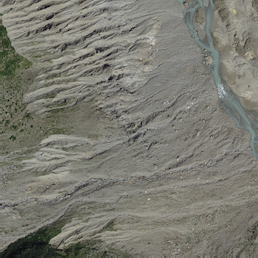
#> input picture trn-golden/imagery/1/0/1.png, 258 x 258 px
$ python -i motif_synthesis_bench.py   (imports and definitions only)
#> lines starting #> are read from the running program, lines starting #| are printed output that depends on the picture
#> further down, picture is the input picture: shape (258, 258, 3); mean B, G, R 113.2, 122.3, 122.8
#!/usr/bin/env python3
"""Isolated hierarchical motif and transition synthesis benchmarks.

This tool deliberately does not run the whole-map baker.  It tests the pieces
that must work first: persistent motif ancestry, cross-scale phase preservation,
frequency-aware ownership, continuous style retrieval, and signed-distance
transition motifs.  Results and quantitative audits are written beneath
``/tmp/fullregen/bench`` by default.
"""
from __future__ import annotations

import argparse
import json
import pickle
import sys
from dataclasses import dataclass
from pathlib import Path

import numpy as np
from PIL import Image
from scipy.special import erf
from scipy.ndimage import (distance_transform_edt, gaussian_filter, label,
                           map_coordinates)

ROOT = Path(__file__).resolve().parents[1]
sys.path.insert(0, str(ROOT / "tools"))
from diagnose_macro_structure import circular_max_correlation  # noqa: E402
from procedural_gap_demo import (  # noqa: E402
    CLASS_COLORS, CLASS_GRASS, CLASS_ROCK, CLASS_SNOW, colour_labels,
)
from terrain_synth import clean_source, discover_level5, tile_rgb  # noqa: E402

Image.MAX_IMAGE_PIXELS = None
CLASS_COUNT = 3
CLASS_NAMES = ("rock", "grass", "snow")
PATCH = 192
# A wide overlap is not free. Where one donor has a sparse feature and the other
# is flat, both sides of that feature cost the seam the same, so the min-cut
# keeps it or drops it on a coin flip - and never invents one. Two thirds of the
# canvas sat inside an overlap at STEP 128, which cost pure snow a third of its
# 1-16 px energy; a 32 px overlap still hides the cut and keeps the structure.
STEP = 160
OVERLAP = PATCH - STEP


@dataclass
class MotifExemplar:
    rgb: np.ndarray
    labels: np.ndarray
    source: tuple[int, int]
    origin: tuple[int, int]
    material_mix: np.ndarray
    descriptor: np.ndarray
    orientation: float
    coherence: float
    transition_pairs: tuple[tuple[int, int], ...]


@dataclass
class MotifPlan:
    motif_id: int
    material: int
    parent_index: int
    source: tuple[int, int]
    angle: float
    scale: float
    style: np.ndarray


@dataclass
class RenderResult:
    low: np.ndarray
    mid: np.ndarray
    high: np.ndarray
    rgb: np.ndarray
    donor_id: np.ndarray
    source_x: np.ndarray
    source_y: np.ndarray
    motif_id: np.ndarray
    band_owner: np.ndarray


def _grey(rgb: np.ndarray) -> np.ndarray:
    return rgb.astype(np.float32) @ np.array((.299, .587, .114), np.float32)


# [394 lines left out: functions _tensor_descriptor, patch_descriptor, transition_pairs, build_motif_bank, split_bands, transform_coordinates and 11 more, not called in this run]


def signed_distance(mask: np.ndarray) -> np.ndarray:
    return (distance_transform_edt(mask) - distance_transform_edt(~mask)).astype(np.float32)


# [214 lines left out: functions transition_pool, _transition_boundary, transform_transition, render_transition_texture, compose_transition, dog_energy, not called in this run]


def structure_coherence(rgb: np.ndarray, windows=(8, 16, 32, 64, 128)) -> dict[str, float]:
    grey = _grey(rgb)
    gy, gx = np.gradient(grey)
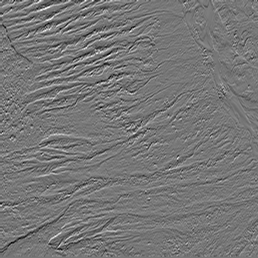
#> gy: shape (258, 258) float32; min -69.06, max 78.73, mean -0.2; drawn with min black and max white
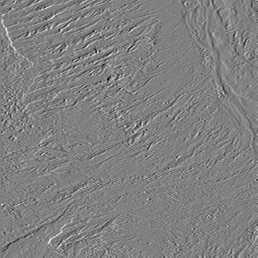
#> gx: shape (258, 258) float32; min -68.53, max 67.56, mean 0.1; drawn with min black and max white
    result = {}
    for window in windows:
        sigma = max(window / 3, 1)
        jxx = gaussian_filter(gx * gx, sigma)
        jyy = gaussian_filter(gy * gy, sigma)
        jxy = gaussian_filter(gx * gy, sigma)
        coherence = np.sqrt((jxx - jyy) ** 2 + 4 * jxy ** 2) / np.maximum(jxx + jyy, 1.0e-6)
        weight = np.sqrt(jxx + jyy)
        result[str(window)] = float(np.sum(coherence * weight) / max(float(weight.sum()), 1.0e-6))
#> this loop made 5 passes
#> pass 1, in structure_coherence, `jxx = gaussian_filter(gx * gx, sigma)`:
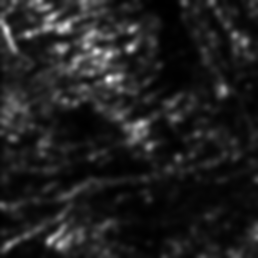
#> jxx: shape (258, 258) float32; min 3.64, max 607.2, mean 80.5; drawn with min black and max white
#> pass 1, in structure_coherence, `jyy = gaussian_filter(gy * gy, sigma)`:
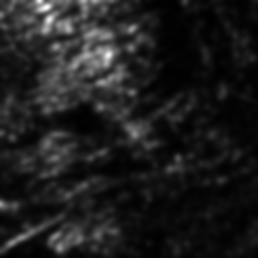
#> jyy: shape (258, 258) float32; min 4.09, max 1120.2, mean 136; drawn with min black and max white
#> pass 1, in structure_coherence, `jxy = gaussian_filter(gx * gy, sigma)`:
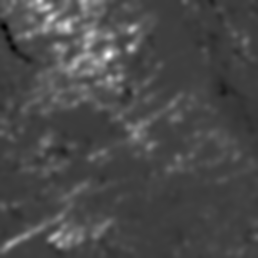
#> jxy: shape (258, 258) float32; min -211.3, max 678.1, mean 48.2; drawn with min black and max white
#> pass 1, in structure_coherence, `coherence = np.sqrt((jxx - jyy) ** 2 + 4 * jxy ** 2) / np.maximum(jxx ..`:
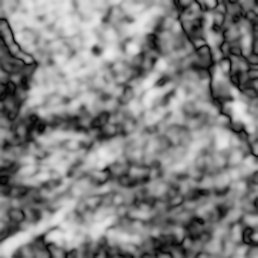
#> coherence: shape (258, 258) float32; min 0.00169, max 0.942, mean 0.515
#> after the loop, result = {'8': 0.557, '16': 0.529, '32': 0.51, '64': 0.498, '128': 0.5}
    return result


# [257 lines left out: functions windowed_metrics, boundary_energy_profile, patch_stride_peak, provenance_metrics, novelty_score, write_render and 4 more, not called in this run]


# [2 lines not run here, left out]

>>> import cv2
>>> picture = cv2.imread('../trn-golden/imagery/1/0/1.png')
>>> result = structure_coherence(picture)

$ run again, on trn-golden/imagery/2/1/1.png
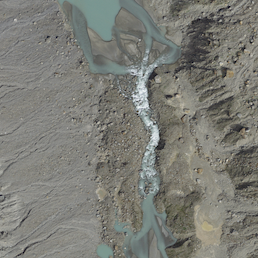
#> input picture trn-golden/imagery/2/1/1.png, 258 x 258 px
#> picture is the input picture: shape (258, 258, 3); mean B, G, R 118, 124.5, 124
#> the loop in structure_coherence, `for window in windows:` made 5 passes
#> pass 1, in structure_coherence, `jxy = gaussian_filter(gx * gy, sigma)`:
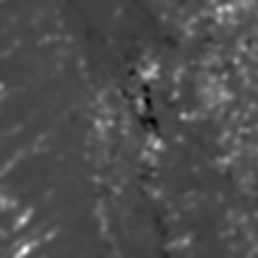
#> jxy: shape (258, 258) float32; min -218.4, max 601.2, mean 35.7; drawn with min black and max white
#> pass 1, in structure_coherence, `coherence = np.sqrt((jxx - jyy) ** 2 + 4 * jxy ** 2) / np.maximum(jxx ..`:
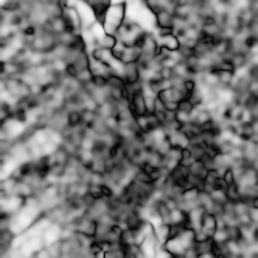
#> coherence: shape (258, 258) float32; min 0.00123, max 0.968, mean 0.458
#> after the loop in structure_coherence, `for window in windows:`: result = {'8': 0.454, '16': 0.416, '32': 0.384, '64': 0.361, '128': 0.349}

$ run again, on trn-golden/imagery/2/1/2.png
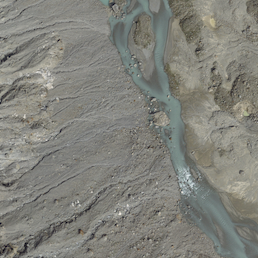
#> input picture trn-golden/imagery/2/1/2.png, 258 x 258 px
#> picture is the input picture: shape (258, 258, 3); mean B, G, R 122.6, 129.6, 129.5
#> the loop in structure_coherence, `for window in windows:` made 5 passes
#> pass 1, in structure_coherence, `jxy = gaussian_filter(gx * gy, sigma)`:
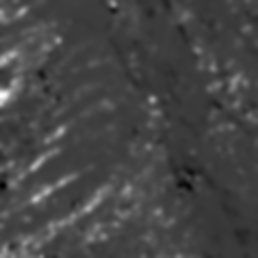
#> jxy: shape (258, 258) float32; min -148.4, max 487.9, mean 26.7; drawn with min black and max white
#> pass 1, in structure_coherence, `coherence = np.sqrt((jxx - jyy) ** 2 + 4 * jxy ** 2) / np.maximum(jxx ..`:
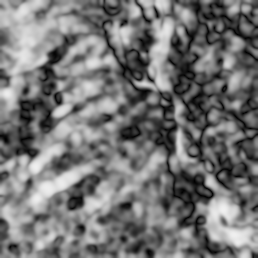
#> coherence: shape (258, 258) float32; min 0.00127, max 0.945, mean 0.461
#> after the loop in structure_coherence, `for window in windows:`: result = {'8': 0.468, '16': 0.425, '32': 0.393, '64': 0.364, '128': 0.349}

$ run again, on trn-golden/imagery/2/2/1.png
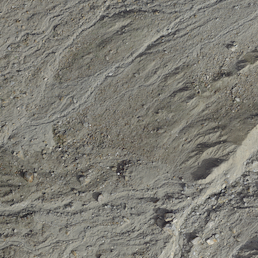
#> input picture trn-golden/imagery/2/2/1.png, 258 x 258 px
#> picture is the input picture: shape (258, 258, 3); mean B, G, R 115.9, 124, 125.8
#> the loop in structure_coherence, `for window in windows:` made 5 passes
#> pass 1, in structure_coherence, `jxy = gaussian_filter(gx * gy, sigma)`:
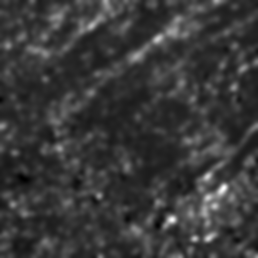
#> jxy: shape (258, 258) float32; min -67.54, max 571.4, mean 76.7; drawn with min black and max white
#> pass 1, in structure_coherence, `coherence = np.sqrt((jxx - jyy) ** 2 + 4 * jxy ** 2) / np.maximum(jxx ..`:
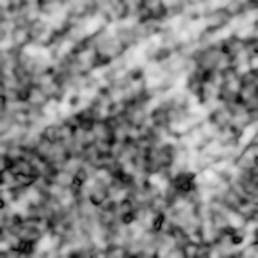
#> coherence: shape (258, 258) float32; min 0.00185, max 0.942, mean 0.531
#> after the loop in structure_coherence, `for window in windows:`: result = {'8': 0.537, '16': 0.524, '32': 0.519, '64': 0.515, '128': 0.512}
